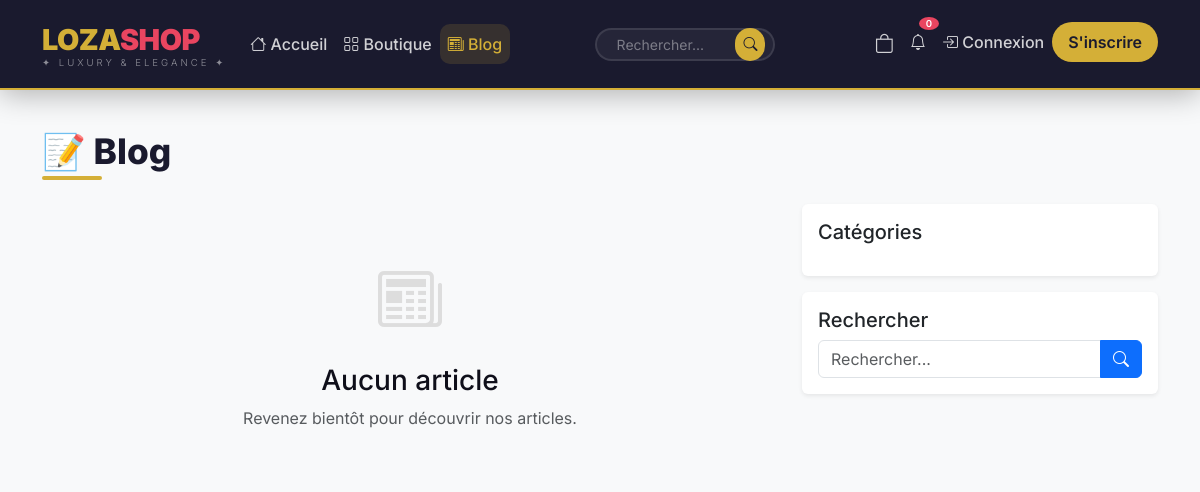
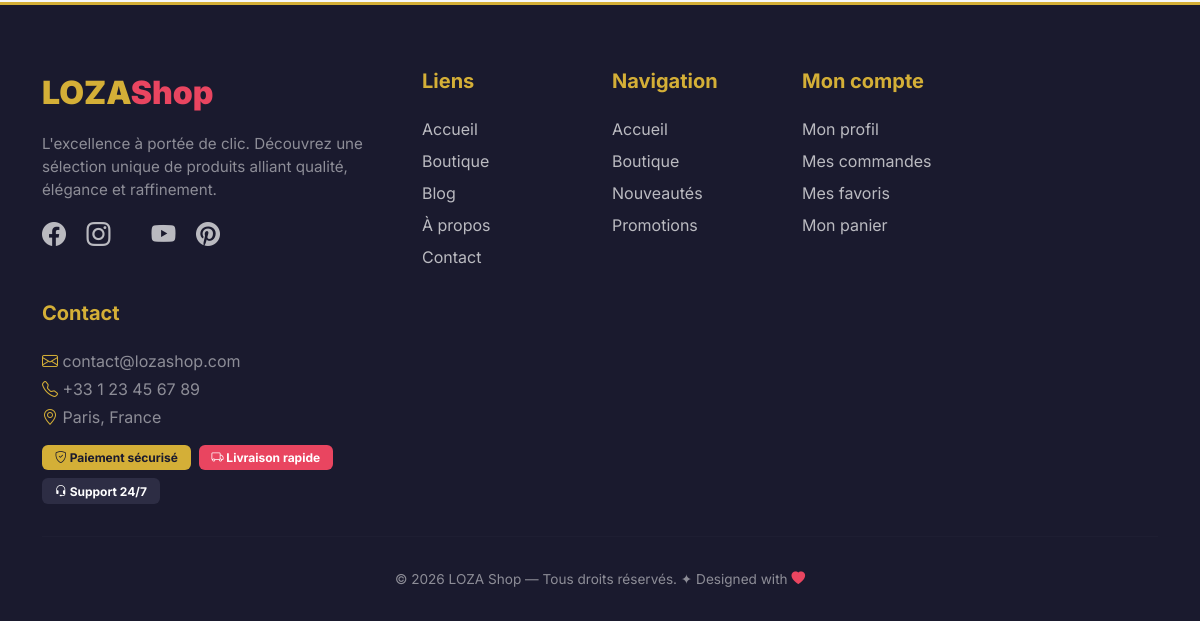
/blog/, run on an earlier commit of the app's database (2 pictures, top to bottom).
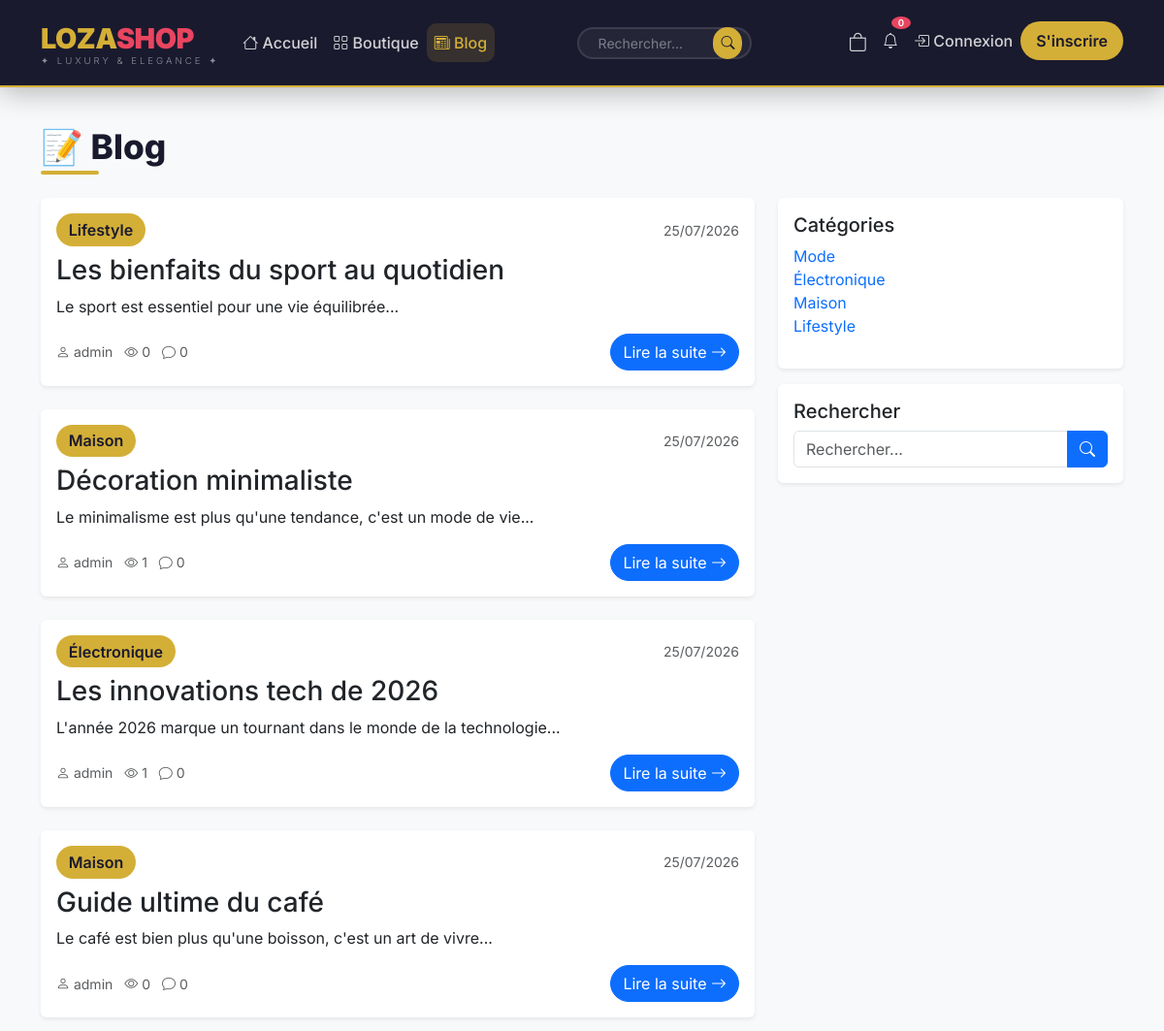
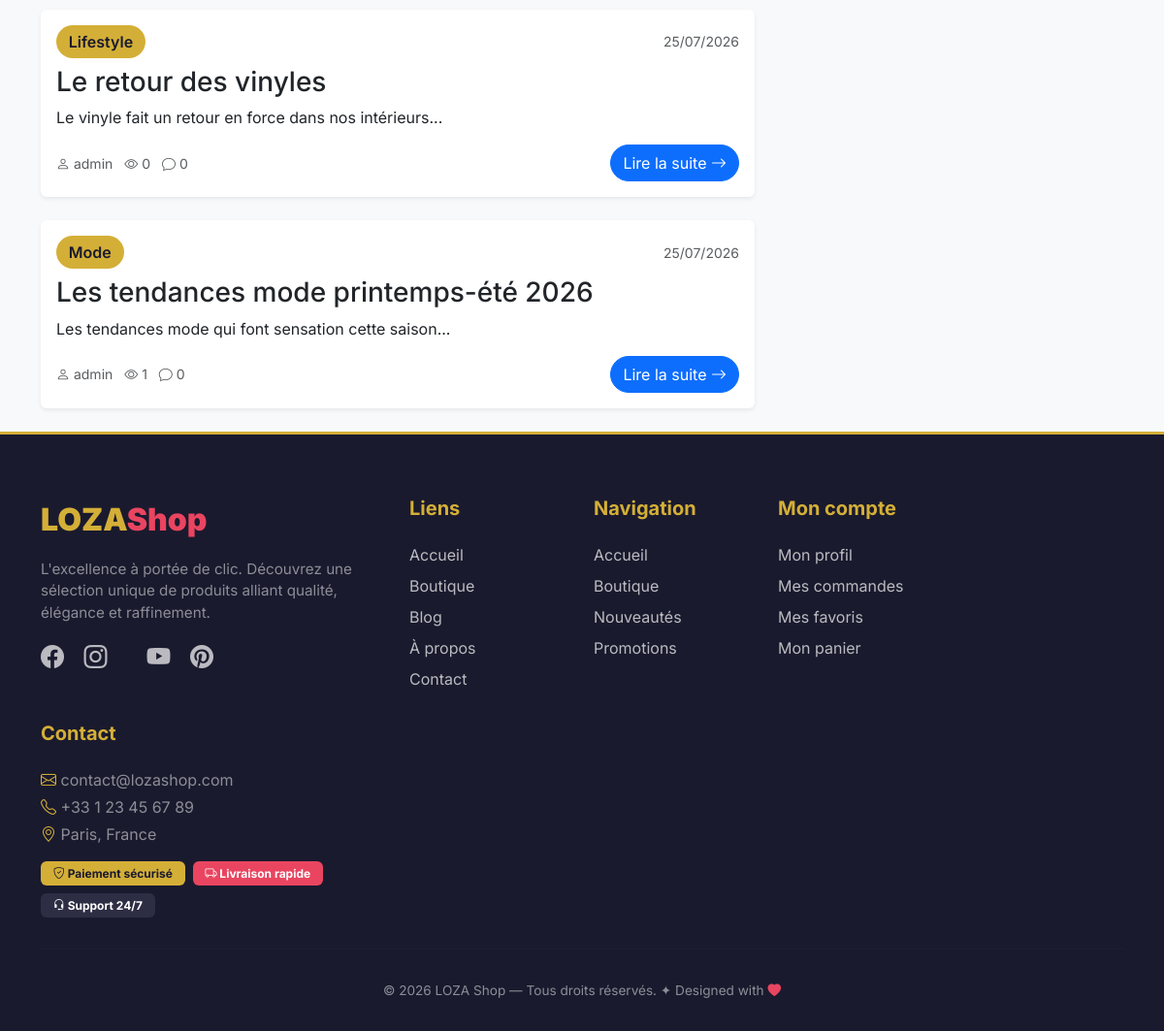
And on a later commit of the database (2 pictures, top to bottom).
### blog/models.py (models this page shows, shortened)
class BlogPost(models.Model):
    title = models.CharField(max_length=200)
    slug = models.SlugField(unique=True, blank=True)
    category = models.ForeignKey(BlogCategory, on_delete=models.CASCADE, related_name='posts')
    image = models.ImageField(upload_to='blog/', blank=True, null=True)
    content = models.TextField()
    excerpt = models.TextField(blank=True, help_text="Court résumé de l'article")
    author = models.ForeignKey(User, on_delete=models.CASCADE)
    created_at = models.DateTimeField(auto_now_add=True)
    updated_at = models.DateTimeField(auto_now=True)
    published_at = models.DateTimeField(null=True, blank=True)
    is_published = models.BooleanField(default=False)
    views = models.IntegerField(default=0)
    class Meta:
        ordering = ['-created_at']

class BlogCategory(models.Model):
    name = models.CharField(max_length=100)
    slug = models.SlugField(unique=True, blank=True)
    description = models.TextField(blank=True)
    class Meta:
        verbose_name_plural = "Catégories du blog"

### blog/views.py (the view)
# urls.py: path('', views.blog_home, name='blog_home'),
def blog_home(request):
    posts = BlogPost.objects.filter(is_published=True).order_by('-created_at')
    categories = BlogCategory.objects.all()
    paginator = Paginator(posts, 6)
    page = request.GET.get('page')
    posts = paginator.get_page(page)
    context = {
        'posts': posts,
        'categories': categories,
    }
    return render(request, 'blog/blog_home.html', context)

### cart/context_processors.py (called while the page is built)
def cart_total(request):
    if request.user.is_authenticated:
        total_items = CartItem.objects.filter(user=request.user).count()
    else:
        total_items = 0
    return {'cart_total_items': total_items}

### blog/templates/blog/blog_home.html (shortened to what this page needs)
{% extends 'base.html' %}
{% block content %}
<div class="container mt-4">
    <h2 class="section-title">📝 Blog</h2>
    <div class="row">
        <div class="col-lg-8">
            {% for post in posts %}
            <div class="card border-0 shadow-sm mb-4">
                <div class="card-body">
                    <div class="d-flex justify-content-between align-items-center mb-2">
                        <span class="badge-gold">{{ post.category.name }}</span>
                        <span class="text-muted small">{{ post.created_at|date:"d/m/Y" }}</span>
                    </div>
                    <h3>{{ post.title }}</h3>
                    <p>{{ post.excerpt|truncatechars:200 }}</p>
                    <div class="d-flex justify-content-between align-items-center">
                        <span class="text-muted small">
                            <i class="bi bi-person"></i> {{ post.author.username }}
                            <i class="bi bi-eye ms-2"></i> {{ post.views }}
                            <i class="bi bi-chat ms-2"></i> {{ post.comments.count }}
                        </span>
                        <a href="{% url 'blog:blog_detail' post.slug %}" class="btn btn-primary" style="border-radius: 50px;">
                            Lire la suite <i class="bi bi-arrow-right"></i>
                        </a>
                    </div>
                </div>
            </div>
            {% empty %}
            <div class="text-center py-5">
                <i class="bi bi-newspaper" style="font-size: 4rem; color: #ddd;"></i>
                <h3 class="mt-3">Aucun article</h3>
                <p class="text-muted">Revenez bientôt pour découvrir nos articles.</p>
            </div>
            {% endfor %}
        </div>
        <div class="col-lg-4">
            <div class="card border-0 shadow-sm">
                <div class="card-body">
                    <h5>Catégories</h5>
                    <ul class="list-unstyled">
                        {% for category in categories %}
                        <li>
                            <a href="{% url 'blog:blog_category' category.slug %}" class="text-decoration-none">
                                {{ category.name }}
                            </a>
                        </li>
                        {% endfor %}
                    </ul>
                </div>
            </div>
            <div class="card border-0 shadow-sm mt-3">
                <div class="card-body">
                    <h5>Rechercher</h5>
                    <form method="GET" action="{% url 'blog:blog_search' %}">
                        <div class="input-group">
                            <input type="text" name="q" class="form-control" placeholder="Rechercher...">
                            <button type="submit" class="btn btn-primary">
                                <i class="bi bi-search"></i>
                            </button>
                        </div>
                    </form>
                </div>
            </div>
        </div>
    </div>
</div>
{% endblock %}

What changed in the data, as far as the page shows it:
added BlogPost: category.name "Lifestyle", created_at "25/07/2026", title "Les bienfaits du sport au quotidien", excerpt "Le sport est essentiel pour une vie équilibrée...", author.username "admin", views "0", comments.count "0"
added BlogPost: category.name "Maison", created_at "25/07/2026", title "Décoration minimaliste", excerpt "Le minimalisme est plus qu'une tendance, c'est un mode de vie...", author.username "admin", views "1", comments.count "0"
added BlogPost: category.name "Électronique", created_at "25/07/2026", title "Les innovations tech de 2026", excerpt "L'année 2026 marque un tournant dans le monde de la technologie...", author.username "admin", views "1", comments.count "0"
added BlogPost: category.name "Maison", created_at "25/07/2026", title "Guide ultime du café", excerpt "Le café est bien plus qu'une boisson, c'est un art de vivre...", author.username "admin", views "0", comments.count "0"
added BlogPost: category.name "Lifestyle", created_at "25/07/2026", title "Le retour des vinyles", excerpt "Le vinyle fait un retour en force dans nos intérieurs...", author.username "admin", views "0", comments.count "0"
added BlogPost: category.name "Mode", created_at "25/07/2026", title "Les tendances mode printemps-été 2026", excerpt "Les tendances mode qui font sensation cette saison...", author.username "admin", views "1", comments.count "0"
added BlogCategory: name "Mode"
added BlogCategory: name "Électronique"
added BlogCategory: name "Maison"
added BlogCategory: name "Lifestyle"
Also different on the page:
text no longer shown: "Aucun article Revenez bientôt pour découvrir nos articles."
